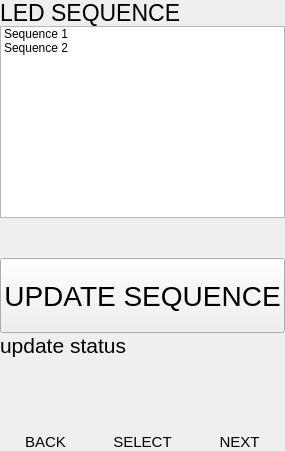
      <widget class="QWidget" name="changeSequencePage">
       <layout class="QVBoxLayout" name="verticalLayout_35">
        <property name="spacing">
         <number>0</number>
        </property>
        <property name="leftMargin">
         <number>0</number>
        </property>
        <property name="topMargin">
         <number>0</number>
        </property>
        <property name="rightMargin">
         <number>0</number>
        </property>
        <property name="bottomMargin">
         <number>0</number>
        </property>
        <item>
         <widget class="QLabel" name="label_16">
          <property name="sizePolicy">
           <sizepolicy hsizetype="Preferred" vsizetype="Preferred">
            <horstretch>0</horstretch>
            <verstretch>0</verstretch>
           </sizepolicy>
          </property>
          <property name="font">
           <font>
            <pointsize>17</pointsize>
           </font>
          </property>
          <property name="text">
           <string>LED SEQUENCE</string>
          </property>
         </widget>
        </item>
        <item>
         <widget class="QListWidget" name="sequenceList">
          <property name="spacing">
           <number>11</number>
          </property>
          <item>
           <property name="text">
            <string>Sequence 1</string>
           </property>
          </item>
          <item>
           <property name="text">
            <string>Sequence 2</string>
           </property>
          </item>
         </widget>
        </item>
        <item>
         <spacer name="verticalSpacer_14">
          <property name="orientation">
           <enum>Qt::Vertical</enum>
          </property>
          <property name="sizeHint" stdset="0">
           <size>
            <width>20</width>
            <height>40</height>
           </size>
          </property>
         </spacer>
        </item>
        <item>
         <widget class="QPushButton" name="updateSequenceButton">
          <property name="minimumSize">
           <size>
            <width>0</width>
            <height>75</height>
           </size>
          </property>
          <property name="font">
           <font>
            <pointsize>21</pointsize>
           </font>
          </property>
          <property name="text">
           <string>UPDATE SEQUENCE</string>
          </property>
         </widget>
        </item>
        <item>
         <widget class="QLabel" name="updateStatusLabel">
          <property name="font">
           <font>
            <pointsize>16</pointsize>
           </font>
          </property>
          <property name="text">
           <string>update status</string>
          </property>
         </widget>
        </item>
        <item>
         <layout class="QHBoxLayout" name="horizontalLayout_13">
          <property name="spacing">
           <number>6</number>
          </property>
          <item>
           <widget class="QWidget" name="exitButton_7" native="true">
            <property name="sizePolicy">
             <sizepolicy hsizetype="Expanding" vsizetype="Minimum">
              <horstretch>0</horstretch>
              <verstretch>0</verstretch>
             </sizepolicy>
            </property>
            <property name="minimumSize">
             <size>
              <width>0</width>
              <height>0</height>
             </size>
            </property>
            <layout class="QVBoxLayout" name="verticalLayout_26">
             <property name="spacing">
              <number>0</number>
             </property>
             <property name="leftMargin">
              <number>0</number>
             </property>
             <property name="topMargin">
              <number>0</number>
             </property>
             <property name="rightMargin">
              <number>0</number>
             </property>
             <property name="bottomMargin">
              <number>0</number>
             </property>
             <item>
              <widget class="QPushButton" name="exitLedSeqButton">
               <property name="sizePolicy">
                <sizepolicy hsizetype="Expanding" vsizetype="Maximum">
                 <horstretch>0</horstretch>
                 <verstretch>0</verstretch>
                </sizepolicy>
               </property>
               <property name="minimumSize">
                <size>
                 <width>0</width>
                 <height>75</height>
                </size>
               </property>
               <property name="maximumSize">
                <size>
                 <width>16777215</width>
                 <height>16777215</height>
                </size>
               </property>
               <property name="styleSheet">
                <string notr="true">background: transparent;</string>
               </property>
               <property name="text">
                <string/>
               </property>
               <property name="icon">
                <iconset resource="resource.qrc">
                 <normaloff>:/image_resources/image_resources/back_icon.png</normaloff>:/image_resources/image_resources/back_icon.png</iconset>
               </property>
               <property name="iconSize">
                <size>
                 <width>48</width>
                 <height>48</height>
                </size>
               </property>
               <property name="default">
                <bool>false</bool>
               </property>
               <property name="flat">
                <bool>true</bool>
               </property>
              </widget>
             </item>
             <item>
              <widget class="QLabel" name="label_15">
               <property name="sizePolicy">
                <sizepolicy hsizetype="Expanding" vsizetype="Minimum">
                 <horstretch>0</horstretch>
                 <verstretch>0</verstretch>
                </sizepolicy>
               </property>
               <property name="font">
                <font>
                 <pointsize>11</pointsize>
                </font>
               </property>
               <property name="text">
                <string>BACK</string>
               </property>
               <property name="alignment">
                <set>Qt::AlignCenter</set>
               </property>
               <property name="wordWrap">
                <bool>true</bool>
               </property>
              </widget>
             </item>
            </layout>
           </widget>
          </item>
          <item>
           <widget class="QWidget" name="selectButton_8" native="true">
            <property name="sizePolicy">
             <sizepolicy hsizetype="Expanding" vsizetype="Minimum">
              <horstretch>0</horstretch>
              <verstretch>0</verstretch>
             </sizepolicy>
            </property>
            <property name="minimumSize">
             <size>
              <width>0</width>
              <height>0</height>
             </size>
            </property>
            <layout class="QVBoxLayout" name="verticalLayout_28">
             <property name="spacing">
              <number>0</number>
             </property>
             <property name="sizeConstraint">
              <enum>QLayout::SetDefaultConstraint</enum>
             </property>
             <property name="leftMargin">
              <number>0</number>
             </property>
             <property name="topMargin">
              <number>0</number>
             </property>
             <property name="rightMargin">
              <number>0</number>
             </property>
             <property name="bottomMargin">
              <number>0</number>
             </property>
             <item>
              <widget class="QPushButton" name="selectLedSeqButton">
               <property name="sizePolicy">
                <sizepolicy hsizetype="Expanding" vsizetype="Maximum">
                 <horstretch>0</horstretch>
                 <verstretch>0</verstretch>
                </sizepolicy>
               </property>
               <property name="minimumSize">
                <size>
                 <width>0</width>
                 <height>75</height>
                </size>
               </property>
               <property name="maximumSize">
                <size>
                 <width>16777215</width>
                 <height>16777215</height>
                </size>
               </property>
               <property name="styleSheet">
                <string notr="true">background: transparent;</string>
               </property>
               <property name="text">
                <string/>
               </property>
               <property name="icon">
                <iconset resource="resource.qrc">
                 <normaloff>:/image_resources/image_resources/select_icon.png</normaloff>:/image_resources/image_resources/select_icon.png</iconset>
               </property>
               <property name="iconSize">
                <size>
                 <width>48</width>
                 <height>48</height>
                </size>
               </property>
               <property name="flat">
                <bool>true</bool>
               </property>
              </widget>
             </item>
             <item>
              <widget class="QLabel" name="label_24">
               <property name="sizePolicy">
                <sizepolicy hsizetype="Expanding" vsizetype="Minimum">
                 <horstretch>0</horstretch>
                 <verstretch>0</verstretch>
                </sizepolicy>
               </property>
               <property name="maximumSize">
                <size>
                 <width>16777215</width>
                 <height>16777215</height>
                </size>
               </property>
               <property name="font">
                <font>
                 <pointsize>11</pointsize>
                </font>
               </property>
               <property name="text">
                <string>SELECT</string>
               </property>
               <property name="alignment">
                <set>Qt::AlignCenter</set>
               </property>
               <property name="wordWrap">
                <bool>true</bool>
               </property>
              </widget>
             </item>
            </layout>
           </widget>
          </item>
          <item>
           <widget class="QWidget" name="nextWidget_3" native="true">
            <property name="sizePolicy">
             <sizepolicy hsizetype="Expanding" vsizetype="Minimum">
              <horstretch>0</horstretch>
              <verstretch>0</verstretch>
             </sizepolicy>
            </property>
            <property name="minimumSize">
             <size>
              <width>0</width>
              <height>0</height>
             </size>
            </property>
            <layout class="QVBoxLayout" name="verticalLayout_27">
             <property name="spacing">
              <number>0</number>
             </property>
             <property name="leftMargin">
              <number>0</number>
             </property>
             <property name="topMargin">
              <number>0</number>
             </property>
             <property name="rightMargin">
              <number>0</number>
             </property>
             <property name="bottomMargin">
              <number>0</number>
             </property>
             <item>
              <widget class="QPushButton" name="nextLedSeqButton">
               <property name="sizePolicy">
                <sizepolicy hsizetype="Expanding" vsizetype="Maximum">
                 <horstretch>0</horstretch>
                 <verstretch>0</verstretch>
                </sizepolicy>
               </property>
               <property name="minimumSize">
                <size>
                 <width>0</width>
                 <height>75</height>
                </size>
               </property>
               <property name="maximumSize">
                <size>
                 <width>16777215</width>
                 <height>16777215</height>
                </size>
               </property>
               <property name="styleSheet">
                <string notr="true">background: transparent;</string>
               </property>
               <property name="text">
                <string/>
               </property>
               <property name="icon">
                <iconset resource="resource.qrc">
                 <normaloff>:/image_resources/image_resources/double_arrow_icon.png</normaloff>:/image_resources/image_resources/double_arrow_icon.png</iconset>
               </property>
               <property name="iconSize">
                <size>
                 <width>48</width>
                 <height>48</height>
                </size>
               </property>
               <property name="flat">
                <bool>true</bool>
               </property>
              </widget>
             </item>
             <item>
              <widget class="QLabel" name="nextLabel_6">
               <property name="sizePolicy">
                <sizepolicy hsizetype="Expanding" vsizetype="Minimum">
                 <horstretch>0</horstretch>
                 <verstretch>0</verstretch>
                </sizepolicy>
               </property>
               <property name="maximumSize">
                <size>
                 <width>16777215</width>
                 <height>16777215</height>
                </size>
               </property>
               <property name="font">
                <font>
                 <pointsize>11</pointsize>
                </font>
               </property>
               <property name="text">
                <string>NEXT</string>
               </property>
               <property name="alignment">
                <set>Qt::AlignCenter</set>
               </property>
               <property name="wordWrap">
                <bool>true</bool>
               </property>
              </widget>
             </item>
            </layout>
           </widget>
          </item>
         </layout>
        </item>
       </layout>
      </widget>
